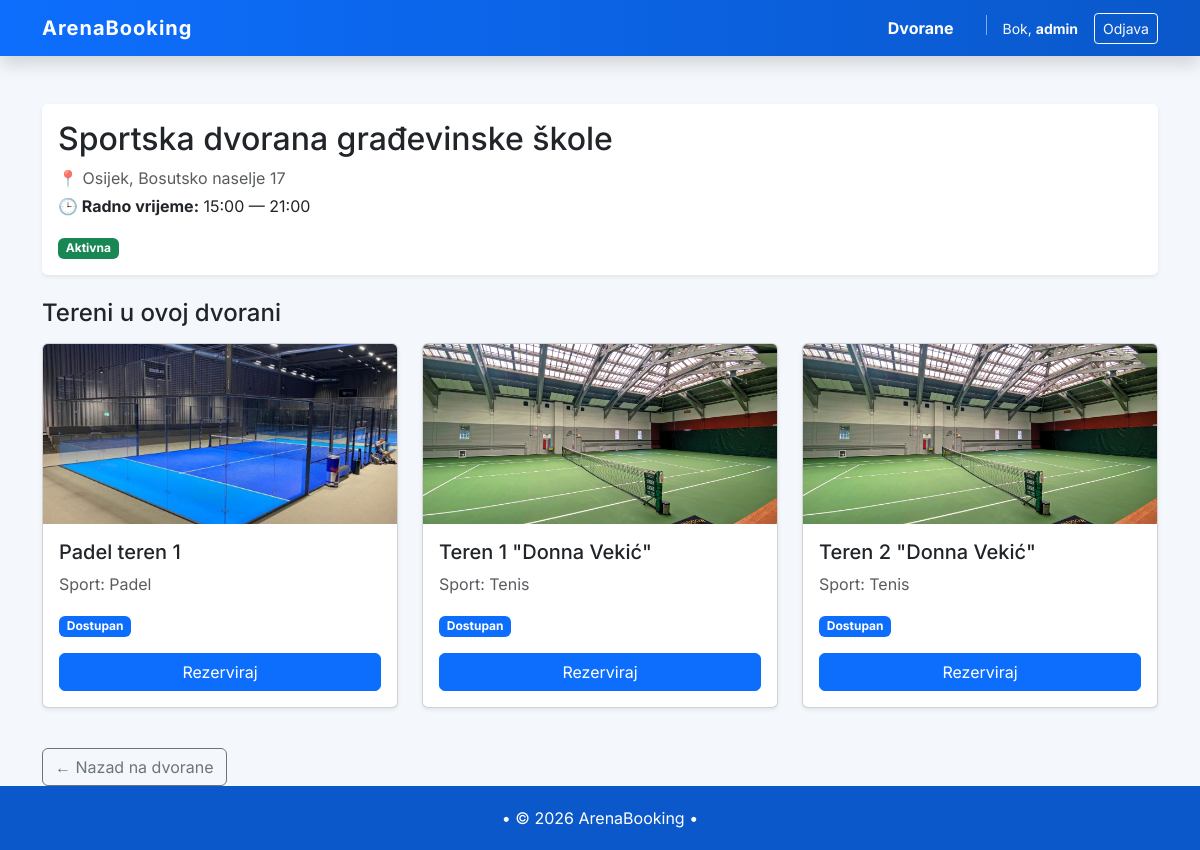
The page /facilities/2/ (signed in) on the database its author committed.
### facilities/models.py (models this page shows, shortened)
class Facility(models.Model):
    name = models.CharField(max_length=120)
    address = models.CharField(max_length=200)
    city = models.CharField(max_length=80, blank=True)
    is_active = models.BooleanField(default=True)
    working_from = models.TimeField(default=time(8, 0))  # Podrazumijevano 08:00
    working_till = models.TimeField(default=time(22, 0)) # Podrazumijevano 22:00
    class Meta:
        verbose_name = "Facility"
        verbose_name_plural = "Facilities"

class Court(models.Model):
    class Sport(models.TextChoices):
        FOOTBALL = "football", "Nogomet"
        BASKETBALL = "basketball", "Košarka"
        TENNIS = "tennis", "Tenis"
        PADEL = "padel", "Padel"
        OTHER = "other", "Ostalo"
    sport = models.CharField(
    max_length=20,
    choices=Sport.choices,
    blank=True,
    null=True
    )
    facility = models.ForeignKey(Facility, on_delete=models.CASCADE, related_name="courts")
    name = models.CharField(max_length=80)
    is_active = models.BooleanField(default=True)

### facilities/views.py (the view)
# urls.py: path('<int:facility_id>/',views.facilitydetail,name='facility_detail'),
def facilitydetail(request, facility_id):
    facility = get_object_or_404(Facility, id=facility_id)
    courts = facility.courts.filter(is_active=True)
    return render(request, 'facilities/facilitydetail.html', {
        'facility': facility,
        'courts':courts
        })

### facilities/templates/facilities/facilitydetail.html (shortened to what this page needs)
{% extends "base.html" %}
{% block content %}
{% load static %}
<div class="card shadow-sm mb-4 border-0">
    <div class="card-body">
        <h2 class="card-title mb-2">{{ facility.name }}</h2>
        {% if facility.city %}
           <p class="text-muted mb-1">
            📍 {% if facility.city %}{{ facility.city }}, {% endif %}{{ facility.address }}
        </p>
        {% endif %}
        <div class="mb-3">
            <span class="text-dark"><strong>🕒 Radno vrijeme:</strong>
                {{ facility.working_from|time:"H:i" }} — {{ facility.working_till|time:"H:i" }}
            </span>
        </div>
        {% if facility.is_active %}
            <span class="badge bg-success">Aktivna</span>
        {% else %}
            <span class="badge bg-danger">Neaktivna</span>
        {% endif %}
    </div>
</div>
<h4 class="mb-3">Tereni u ovoj dvorani</h4>
<div class="row">
    {% for court in facility.courts.all %}
        {% if court.is_active %}
        <div class="col-md-4 mb-4">
            <div class="card h-100 shadow-sm court-card">
                {% if court.sport|lower == "nogomet" or court.sport|lower == "football" %}
                    <img src="{% static 'facilities/images/football.jpg' %}" class="card-img-top" alt="Football" style="height: 180px; object-fit: cover;">
                {% elif court.sport|lower == "košarka" or court.sport|lower == "kosarka" or court.sport|lower == "basketball" %}
                    <img src="{% static 'facilities/images/basketball.png' %}" class="card-img-top" alt="Basketball" style="height: 180px; object-fit: cover;">
                {% elif court.sport|lower == "tenis" or court.sport|lower == "tennis" %}
                    <img src="{% static 'facilities/images/tennis.jpg' %}" class="card-img-top" alt="Tennis" style="height: 180px; object-fit: cover;">
                {% elif court.sport|lower == "padel" %}
                    <img src="{% static 'facilities/images/padel.jpg' %}" class="card-img-top" alt="Padel" style="height: 180px; object-fit: cover;">
                {% else %}
                    <img src="{% static 'facilities/images/default.png' %}" class="card-img-top" alt="Sport" style="height: 180px; object-fit: cover;">
                {% endif %}
                <div class="card-body d-flex flex-column">
                    <h5 class="card-title mb-2 flex-grow-1">{{ court.name }}</h5>
                    <div class="court-info-bottom">
                        <p class="text-muted mb-3">Sport: {{ court.get_sport_display }}</p>
                        <div class="mt-auto">
                            <span class="badge bg-primary mb-2">Dostupan</span>
                            <br>
                                <a href="{% url 'bookings:bookcourt' court.id %}" class="btn btn-primary w-100 mt-2">
                                    Rezerviraj
                                </a>
                        </div>
                    </div>
                </div>
            </div>
        </div>
        {% endif %}
    {% empty %}
        <p>Nema aktivnih terena za ovu dvoranu.</p>
    {% endfor %}
</div>
<div class="mt-3">
    <a href="{% url 'facilities:facilities' %}" class="btn btn-outline-secondary">← Nazad na dvorane</a>
</div>
{% endblock %}

### ArenaBooking/templates/base.html (shortened to what this page needs)
<!DOCTYPE html>
<html lang="hr">
<head>
    <link href="https://cdn.jsdelivr.net/npm/bootstrap@5.3.3/dist/css/bootstrap.min.css" rel="stylesheet">
</head>
<body class="d-flex flex-column min-vh-100">
{% load static %}
<nav class="navbar navbar-expand-lg navbar-dark shadow">
    <div class="container">
        <a class="navbar-brand" href="{% url 'home' %}">ArenaBooking</a>
        <div class="collapse navbar-collapse justify-content-end" id="navbarNav">
            <ul class="navbar-nav align-items-center">
    <li class="nav-item">
        <a class="nav-link {% if 'facilities' in request.path %}active fw-bold{% endif %}"
           href="{% url 'facilities:facilities' %}">Dvorane</a>
    </li>
            <div class="d-flex align-items-center ms-lg-3">
                {% if user.is_authenticated %}
                    <span class="text-light me-3 small">Bok, <strong>{{ user.username }}</strong></span>
                    <form action="{% url 'logout' %}" method="post" class="d-inline">
                        <button type="submit" class="btn btn-outline-light btn-sm">Odjava</button>
                    </form>
                {% else %}
                    <a href="{% url 'login' %}" class="btn btn-outline-light btn-sm me-2">Prijava</a>
                    <a href="{% url 'accounts:signup' %}" class="btn btn-warning btn-sm fw-bold text-dark">Registracija</a>
                {% endif %}
            </div>
            </ul>
        </div>
    </div>
</nav>
<main class="flex-fill">
  <div class="container mt-5">
        {% block content %}
        {% endblock %}
    </div>
</main>
<footer class="text-center mt-auto">
    <div class="container">
        <p class="mb-0">• © 2026 ArenaBooking •</p>
    </div>
</footer>
</body>
</html>

### ArenaBooking/templates/base.html (style rules this page uses)
body { font-family: 'Inter', sans-serif; background-color: #f4f8fc; }
.navbar { background: linear-gradient(90deg, #0d6efd, #0a58ca); }
.navbar-brand { font-weight: 700; letter-spacing: 1px; }
footer { background-color: #0a58ca; color: white; padding: 20px 0; margin-top: 80px; }
.court-card img { height: 180px; object-fit: cover; }

### rows shown on the page
Facility: name "Sportska dvorana građevinske škole", city "Osijek", address "Bosutsko naselje 17", working_from "15:00", working_till "21:00"
Court: is_active True (drawn), name "Padel teren 1", sport "Padel"
Court: is_active True (drawn), name "Teren 1 \"Donna Vekić\"", sport "Tenis"
Court: is_active True (drawn), name "Teren 2 \"Donna Vekić\"", sport "Tenis"

### other values the page prints
{{ user.username }} "admin"
